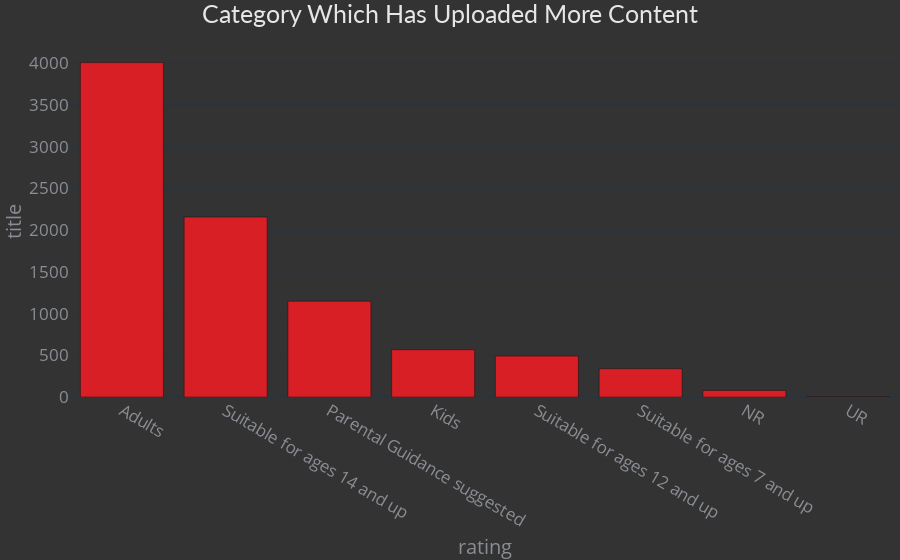

Source (notebook cell):
### Code cell
mcm = df.groupby(['rating'])['title'].count().reset_index().sort_values('title', ascending = False)
y=mcm['title']
x=mcm['rating']

fig50=px.bar(mcm,x=x,y=y, template = "plotly_dark")
fig50.update_traces(marker_color='#D81F26')
fig50.update_layout(margin=dict(t=45, b=30, l=0, r=0), showlegend=False,

plot_bgcolor='#333', paper_bgcolor='#333',title_text='Category Which Has Uploaded More Content', title_x = 0.5,

title_font=dict(size=25, color='#e6e6e6', family="Lato, sans-serif",
         ),

font=dict(size=17, color='#8a8d93'),

hoverlabel=dict(bgcolor="#444", font_size=13,

font_family="Lato, sans-serif"))


fig50.show()

### Figure 1 — Plotly figure (JSON) as saved in the notebook; plotly's stock layout.template omitted (floating-point values rounded to 4 significant figures)
{"data": [{"alignmentgroup": "True", "hovertemplate": "rating=%{x}<br>title=%{y}<extra></extra>", "legendgroup": "", "marker": {"color": "#D81F26", "pattern": {"shape": ""}}, "name": "", "offsetgroup": "", "orientation": "v", "showlegend": false, "textposition": "auto", "type": "bar", "x": ["Adults", "Suitable for ages 14 and up", "Parental Guidance suggested", "Kids", "Suitable for ages 12 and up", "Suitable for ages 7 and up", "NR", "UR"], "xaxis": "x", "y": [4007, 2157, 1148, 567, 490, 339, 79, 3], "yaxis": "y"}], "layout": {"barmode": "relative", "font": {"color": "#8a8d93", "size": 17}, "hoverlabel": {"bgcolor": "#444", "font": {"family": "Lato, sans-serif", "size": 13}}, "legend": {"tracegroupgap": 0}, "margin": {"b": 30, "l": 0, "r": 0, "t": 45}, "paper_bgcolor": "#333", "plot_bgcolor": "#333", "showlegend": false, "title": {"font": {"color": "#e6e6e6", "family": "Lato, sans-serif", "size": 25}, "text": "Category Which Has Uploaded More Content", "x": 0.5}, "xaxis": {"anchor": "y", "domain": [0, 1], "title": {"text": "rating"}}, "yaxis": {"anchor": "x", "domain": [0, 1], "title": {"text": "title"}}}}
